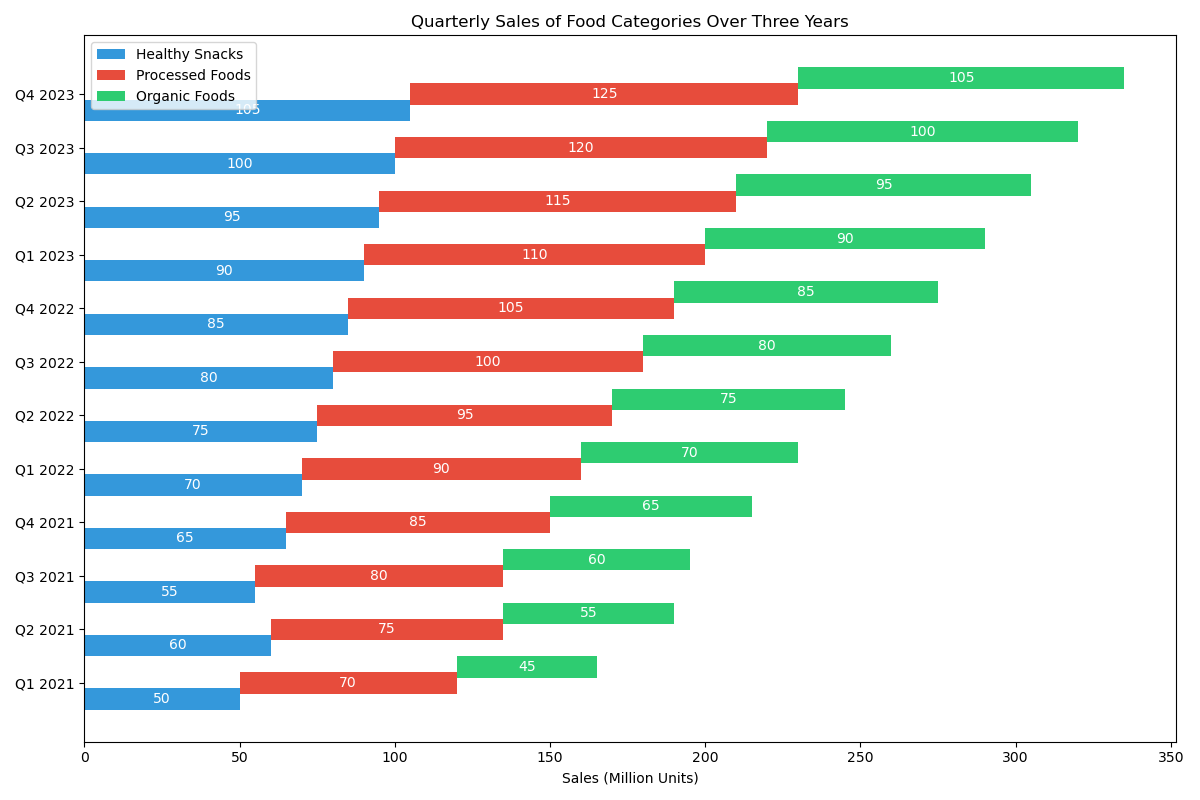

The script that drew this image:

import matplotlib.pyplot as plt

# Data
quarters = ['Q1 2021', 'Q2 2021', 'Q3 2021', 'Q4 2021', 
            'Q1 2022', 'Q2 2022', 'Q3 2022', 'Q4 2022',
            'Q1 2023', 'Q2 2023', 'Q3 2023', 'Q4 2023']
healthy_snacks = [50, 60, 55, 65, 70, 75, 80, 85, 90, 95, 100, 105]
processed_foods = [70, 75, 80, 85, 90, 95, 100, 105, 110, 115, 120, 125]
organic_foods = [45, 55, 60, 65, 70, 75, 80, 85, 90, 95, 100, 105]

# Colors
colors_healthy = '#3498db'
colors_processed = '#e74c3c'
colors_organic = '#2ecc71'

# Plotting
fig, ax = plt.subplots(figsize=(12, 8))  # Change the figure size

bar_width = 0.4  # Change the width of the bars
bar_spacing = 0.2  # Change the spacing between the bars

y_positions = range(len(quarters))
bar_positions_healthy = [pos - bar_width / 2 - bar_spacing / 2 for pos in y_positions]
bar_positions_processed = y_positions
bar_positions_organic = [pos + bar_width / 2 + bar_spacing / 2 for pos in y_positions]

ax.barh(bar_positions_healthy, healthy_snacks, bar_width, label='Healthy Snacks', color=colors_healthy)
ax.barh(bar_positions_processed, processed_foods, bar_width, left=healthy_snacks, label='Processed Foods', color=colors_processed)
ax.barh(bar_positions_organic, organic_foods, bar_width, left=[x + y for x, y in zip(healthy_snacks, processed_foods)], label='Organic Foods', color=colors_organic)

for i, (h, p, o) in enumerate(zip(healthy_snacks, processed_foods, organic_foods)):
    ax.text(h / 2, bar_positions_healthy[i], str(h), va='center', ha='center', color='white', fontsize=10)
    ax.text(h + p / 2, bar_positions_processed[i], str(p), va='center', ha='center', color='white', fontsize=10)
    ax.text(h + p + o / 2, bar_positions_organic[i], str(o), va='center', ha='center', color='white', fontsize=10)

ax.set_xlabel('Sales (Million Units)')
ax.set_title('Quarterly Sales of Food Categories Over Three Years')
ax.set_yticks(y_positions)
ax.set_yticklabels(quarters)
ax.legend(loc='upper left')

plt.tight_layout()
plt.show()
